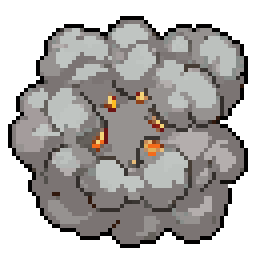
#> input picture art/explosion_src/explosion_0.png, 64 x 64 px, given in place of explosion_2.png, which was not available (shown 4 times larger)
$ python pack_explosion.py
#> lines starting #> are read from the running program, lines starting #| are printed output that depends on the picture
"""Packs Rex's explosion pictures (art/explosion_src/explosion_N.png, 64x64, each a separate stage
from PixelLab) into one strip in play order: art/explosion.png.

    python3 tools/pack_explosion.py

ORDER lists which picture comes when (spark, flash, fireball, flames, smoke, puffs). Picture 3
(a smoke ring with an odd white middle) is left out.
"""
from PIL import Image

ORDER = [2, 7, 8, 5, 1, 6, 9, 0, 4]
SIZE = 64


def main():
    strip = Image.new("RGBA", (SIZE * len(ORDER), SIZE))
#> strip: PIL image 576x64 RGBA; every value is 0
    for i, n in enumerate(ORDER):
        strip.alpha_composite(Image.open("art/explosion_src/explosion_%d.png" % n).convert("RGBA"), (i * SIZE, 0))
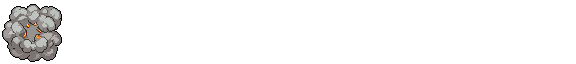
#> strip: PIL image 576x64 RGBA; mean R, G, B, A 10.2, 9.8, 9.6, 19.1; transparent parts drawn white
#> pass 2 of the loop in main, `for i, n in enumerate(ORDER):`:
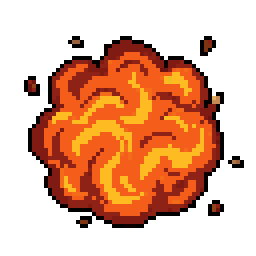
#> input picture art/explosion_src/explosion_1.png, 64 x 64 px, given in place of explosion_7.png, which was not available (shown 4 times larger)
#> in main, `strip.alpha_composite(Image.open("art/explosion_src/explosion_%d.png" ..`:
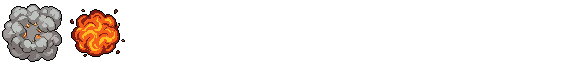
#> strip: PIL image 576x64 RGBA; mean R, G, B, A 19.4, 13.8, 10.7, 31.6; transparent parts drawn white
    strip.save("art/explosion.png")
    print("wrote art/explosion.png", strip.size)


if __name__ == "__main__":
#> (the run stopped early here; a loop or call above may not have finished)
